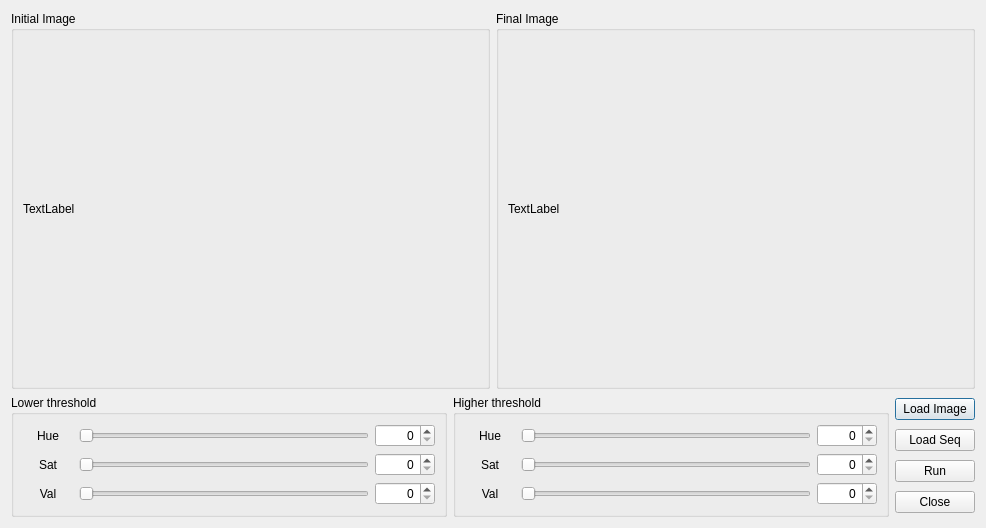
<?xml version="1.0" encoding="UTF-8"?>
<ui version="4.0">
 <class>dialog</class>
 <widget class="QDialog" name="dialog">
  <property name="geometry">
   <rect>
    <x>0</x>
    <y>0</y>
    <width>986</width>
    <height>528</height>
   </rect>
  </property>
  <property name="windowTitle">
   <string>Cloud Segmentation</string>
  </property>
  <layout class="QGridLayout" name="gridLayout">
   <item row="0" column="0">
    <layout class="QHBoxLayout" name="horizontalLayout_7">
     <item>
      <widget class="QGroupBox" name="groupBox_4">
       <property name="minimumSize">
        <size>
         <width>200</width>
         <height>200</height>
        </size>
       </property>
       <property name="title">
        <string>Initial Image</string>
       </property>
       <layout class="QGridLayout" name="gridLayout_4">
        <item row="0" column="0">
         <widget class="QLabel" name="label_initialImage">
          <property name="text">
           <string>TextLabel</string>
          </property>
         </widget>
        </item>
       </layout>
      </widget>
     </item>
     <item>
      <widget class="QGroupBox" name="groupBox_3">
       <property name="minimumSize">
        <size>
         <width>200</width>
         <height>200</height>
        </size>
       </property>
       <property name="title">
        <string>Final Image</string>
       </property>
       <layout class="QGridLayout" name="gridLayout_5">
        <item row="0" column="0">
         <widget class="QLabel" name="label_finalImage">
          <property name="text">
           <string>TextLabel</string>
          </property>
         </widget>
        </item>
       </layout>
      </widget>
     </item>
    </layout>
   </item>
   <item row="1" column="0">
    <layout class="QHBoxLayout" name="horizontalLayout_8">
     <property name="sizeConstraint">
      <enum>QLayout::SetDefaultConstraint</enum>
     </property>
     <item>
      <widget class="QGroupBox" name="groupBox">
       <property name="title">
        <string>Lower threshold</string>
       </property>
       <layout class="QGridLayout" name="gridLayout_3">
        <item row="0" column="0">
         <layout class="QVBoxLayout" name="verticalLayout">
          <item>
           <layout class="QHBoxLayout" name="horizontalLayout">
            <item>
             <widget class="QLabel" name="label">
              <property name="sizePolicy">
               <sizepolicy hsizetype="Preferred" vsizetype="Preferred">
                <horstretch>0</horstretch>
                <verstretch>0</verstretch>
               </sizepolicy>
              </property>
              <property name="minimumSize">
               <size>
                <width>50</width>
                <height>0</height>
               </size>
              </property>
              <property name="maximumSize">
               <size>
                <width>200</width>
                <height>16777215</height>
               </size>
              </property>
              <property name="text">
               <string>Hue</string>
              </property>
              <property name="alignment">
               <set>Qt::AlignCenter</set>
              </property>
             </widget>
            </item>
            <item>
             <widget class="QSlider" name="horizontalSlider_lowHue">
              <property name="maximum">
               <number>179</number>
              </property>
              <property name="orientation">
               <enum>Qt::Horizontal</enum>
              </property>
             </widget>
            </item>
            <item>
             <widget class="QSpinBox" name="spinBox_lowHue">
              <property name="minimumSize">
               <size>
                <width>60</width>
                <height>0</height>
               </size>
              </property>
              <property name="alignment">
               <set>Qt::AlignRight|Qt::AlignTrailing|Qt::AlignVCenter</set>
              </property>
              <property name="maximum">
               <number>179</number>
              </property>
             </widget>
            </item>
           </layout>
          </item>
          <item>
           <layout class="QHBoxLayout" name="horizontalLayout_2">
            <item>
             <widget class="QLabel" name="label_2">
              <property name="sizePolicy">
               <sizepolicy hsizetype="Preferred" vsizetype="Preferred">
                <horstretch>0</horstretch>
                <verstretch>0</verstretch>
               </sizepolicy>
              </property>
              <property name="minimumSize">
               <size>
                <width>50</width>
                <height>0</height>
               </size>
              </property>
              <property name="maximumSize">
               <size>
                <width>200</width>
                <height>16777215</height>
               </size>
              </property>
              <property name="text">
               <string>Sat</string>
              </property>
              <property name="alignment">
               <set>Qt::AlignCenter</set>
              </property>
             </widget>
            </item>
            <item>
             <widget class="QSlider" name="horizontalSlider_lowSat">
              <property name="maximum">
               <number>255</number>
              </property>
              <property name="orientation">
               <enum>Qt::Horizontal</enum>
              </property>
             </widget>
            </item>
            <item>
             <widget class="QSpinBox" name="spinBox_lowSat">
              <property name="minimumSize">
               <size>
                <width>60</width>
                <height>0</height>
               </size>
              </property>
              <property name="alignment">
               <set>Qt::AlignRight|Qt::AlignTrailing|Qt::AlignVCenter</set>
              </property>
              <property name="maximum">
               <number>255</number>
              </property>
             </widget>
            </item>
           </layout>
          </item>
          <item>
           <layout class="QHBoxLayout" name="horizontalLayout_3">
            <item>
             <widget class="QLabel" name="label_3">
              <property name="sizePolicy">
               <sizepolicy hsizetype="Preferred" vsizetype="Preferred">
                <horstretch>0</horstretch>
                <verstretch>0</verstretch>
               </sizepolicy>
              </property>
              <property name="minimumSize">
               <size>
                <width>50</width>
                <height>0</height>
               </size>
              </property>
              <property name="maximumSize">
               <size>
                <width>200</width>
                <height>16777215</height>
               </size>
              </property>
              <property name="text">
               <string>Val</string>
              </property>
              <property name="alignment">
               <set>Qt::AlignCenter</set>
              </property>
             </widget>
            </item>
            <item>
             <widget class="QSlider" name="horizontalSlider_lowVal">
              <property name="maximum">
               <number>255</number>
              </property>
              <property name="orientation">
               <enum>Qt::Horizontal</enum>
              </property>
             </widget>
            </item>
            <item>
             <widget class="QSpinBox" name="spinBox_lowVal">
              <property name="minimumSize">
               <size>
                <width>60</width>
                <height>0</height>
               </size>
              </property>
              <property name="alignment">
               <set>Qt::AlignRight|Qt::AlignTrailing|Qt::AlignVCenter</set>
              </property>
              <property name="maximum">
               <number>255</number>
              </property>
             </widget>
            </item>
           </layout>
          </item>
         </layout>
        </item>
       </layout>
      </widget>
     </item>
     <item>
      <widget class="QGroupBox" name="groupBox_2">
       <property name="title">
        <string>Higher threshold</string>
       </property>
       <layout class="QGridLayout" name="gridLayout_2">
        <item row="0" column="0">
         <layout class="QVBoxLayout" name="verticalLayout_2">
          <item>
           <layout class="QHBoxLayout" name="horizontalLayout_4">
            <item>
             <widget class="QLabel" name="label_4">
              <property name="sizePolicy">
               <sizepolicy hsizetype="Preferred" vsizetype="Preferred">
                <horstretch>0</horstretch>
                <verstretch>0</verstretch>
               </sizepolicy>
              </property>
              <property name="minimumSize">
               <size>
                <width>50</width>
                <height>0</height>
               </size>
              </property>
              <property name="maximumSize">
               <size>
                <width>200</width>
                <height>16777215</height>
               </size>
              </property>
              <property name="text">
               <string>Hue</string>
              </property>
              <property name="alignment">
               <set>Qt::AlignCenter</set>
              </property>
             </widget>
            </item>
            <item>
             <widget class="QSlider" name="horizontalSlider_highHue">
              <property name="maximum">
               <number>179</number>
              </property>
              <property name="orientation">
               <enum>Qt::Horizontal</enum>
              </property>
             </widget>
            </item>
            <item>
             <widget class="QSpinBox" name="spinBox_highHue">
              <property name="minimumSize">
               <size>
                <width>60</width>
                <height>0</height>
               </size>
              </property>
              <property name="alignment">
               <set>Qt::AlignRight|Qt::AlignTrailing|Qt::AlignVCenter</set>
              </property>
              <property name="maximum">
               <number>179</number>
              </property>
             </widget>
            </item>
           </layout>
          </item>
          <item>
           <layout class="QHBoxLayout" name="horizontalLayout_5">
            <item>
             <widget class="QLabel" name="label_5">
              <property name="sizePolicy">
               <sizepolicy hsizetype="Preferred" vsizetype="Preferred">
                <horstretch>0</horstretch>
                <verstretch>0</verstretch>
               </sizepolicy>
              </property>
              <property name="minimumSize">
               <size>
                <width>50</width>
                <height>0</height>
               </size>
              </property>
              <property name="maximumSize">
               <size>
                <width>200</width>
                <height>16777215</height>
               </size>
              </property>
              <property name="text">
               <string>Sat</string>
              </property>
              <property name="alignment">
               <set>Qt::AlignCenter</set>
              </property>
             </widget>
            </item>
            <item>
             <widget class="QSlider" name="horizontalSlider_highSat">
              <property name="maximum">
               <number>255</number>
              </property>
              <property name="orientation">
               <enum>Qt::Horizontal</enum>
              </property>
             </widget>
            </item>
            <item>
             <widget class="QSpinBox" name="spinBox_highSat">
              <property name="minimumSize">
               <size>
                <width>60</width>
                <height>0</height>
               </size>
              </property>
              <property name="alignment">
               <set>Qt::AlignRight|Qt::AlignTrailing|Qt::AlignVCenter</set>
              </property>
              <property name="maximum">
               <number>255</number>
              </property>
             </widget>
            </item>
           </layout>
          </item>
          <item>
           <layout class="QHBoxLayout" name="horizontalLayout_6">
            <item>
             <widget class="QLabel" name="label_6">
              <property name="sizePolicy">
               <sizepolicy hsizetype="Preferred" vsizetype="Preferred">
                <horstretch>0</horstretch>
                <verstretch>0</verstretch>
               </sizepolicy>
              </property>
              <property name="minimumSize">
               <size>
                <width>50</width>
                <height>0</height>
               </size>
              </property>
              <property name="maximumSize">
               <size>
                <width>200</width>
                <height>16777215</height>
               </size>
              </property>
              <property name="text">
               <string>Val</string>
              </property>
              <property name="alignment">
               <set>Qt::AlignCenter</set>
              </property>
             </widget>
            </item>
            <item>
             <widget class="QSlider" name="horizontalSlider_highVal">
              <property name="maximum">
               <number>255</number>
              </property>
              <property name="orientation">
               <enum>Qt::Horizontal</enum>
              </property>
             </widget>
            </item>
            <item>
             <widget class="QSpinBox" name="spinBox_highVal">
              <property name="minimumSize">
               <size>
                <width>60</width>
                <height>0</height>
               </size>
              </property>
              <property name="alignment">
               <set>Qt::AlignRight|Qt::AlignTrailing|Qt::AlignVCenter</set>
              </property>
              <property name="maximum">
               <number>255</number>
              </property>
             </widget>
            </item>
           </layout>
          </item>
         </layout>
        </item>
       </layout>
      </widget>
     </item>
     <item>
      <layout class="QVBoxLayout" name="verticalLayout_3">
       <property name="sizeConstraint">
        <enum>QLayout::SetMinimumSize</enum>
       </property>
       <item>
        <widget class="QPushButton" name="pushButton_loadImage">
         <property name="minimumSize">
          <size>
           <width>0</width>
           <height>20</height>
          </size>
         </property>
         <property name="text">
          <string>Load Image</string>
         </property>
        </widget>
       </item>
       <item>
        <widget class="QPushButton" name="pushButton_LoadImgSeq">
         <property name="styleSheet">
          <string notr="true"/>
         </property>
         <property name="text">
          <string>Load Seq</string>
         </property>
        </widget>
       </item>
       <item>
        <widget class="QPushButton" name="pushButton_RunImgSeq">
         <property name="toolTip">
          <string>Starts or stopps the image slide show.</string>
         </property>
         <property name="text">
          <string>Run</string>
         </property>
        </widget>
       </item>
       <item>
        <widget class="QPushButton" name="pushButton_close">
         <property name="minimumSize">
          <size>
           <width>0</width>
           <height>20</height>
          </size>
         </property>
         <property name="styleSheet">
          <string notr="true"/>
         </property>
         <property name="text">
          <string>Close</string>
         </property>
        </widget>
       </item>
      </layout>
     </item>
    </layout>
   </item>
  </layout>
 </widget>
 <resources/>
 <connections/>
</ui>
